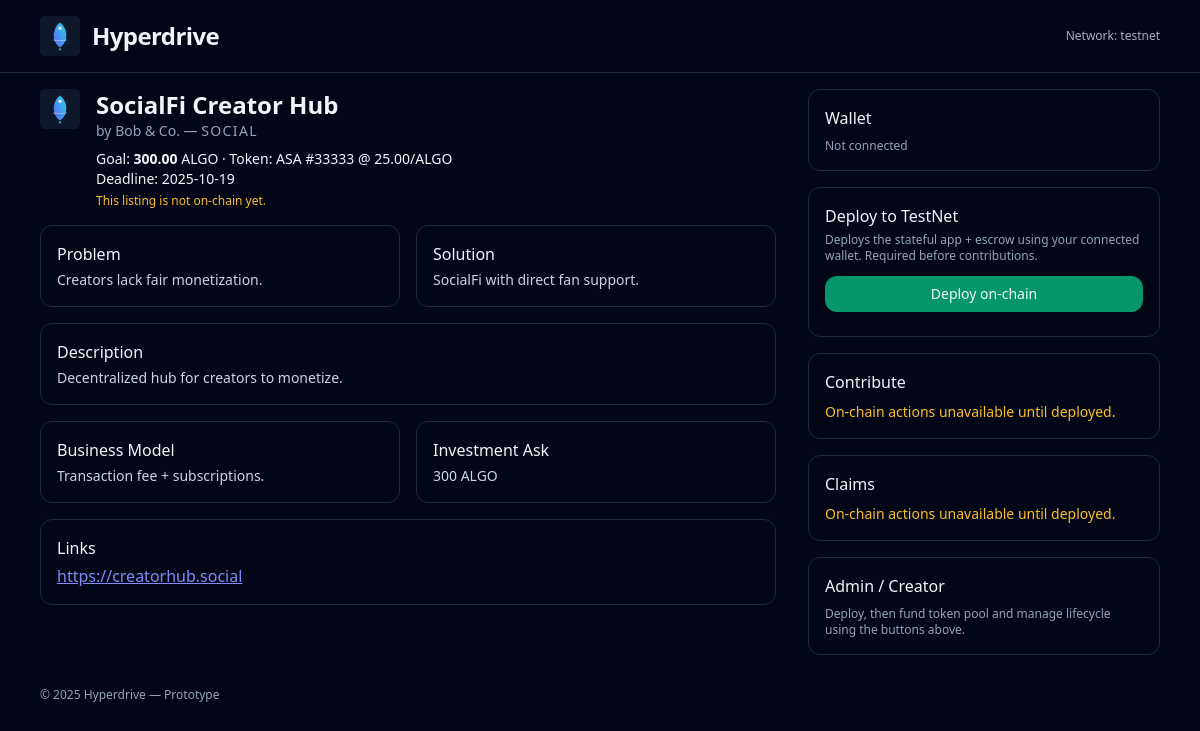
/projects/3, run on the app's committed database.
### backend/models.py (models this page shows)
class Project(Base):
    __tablename__ = "projects"
    id = Column(Integer, primary_key=True, index=True)
    name = Column(String(200), nullable=False)
    creator = Column(String(200), nullable=False)
    category = Column(String(50), nullable=False)
    goal_microalgos = Column(Integer, nullable=False)
    token_asset_id = Column(Integer, nullable=False)
    token_rate_per_algo = Column(Float, nullable=False)  # tokens per ALGO
    token_pool = Column(Integer, nullable=False)
    description = Column(Text, default="")
    problem = Column(Text, default="")
    solution = Column(Text, default="")
    business_model = Column(Text, default="")
    investment_ask = Column(Text, default="")
    incentive_pool = Column(Text, default="")
    contact_email = Column(String(200), default="")
    project_link = Column(String(500), default="")
    created_at = Column(DateTime, default=datetime.utcnow)
    deadline_at = Column(DateTime, nullable=False)
    app_id = Column(Integer, nullable=True)
    escrow_address = Column(String(100), nullable=True)

### backend/app.py (the view)
@app.get("/projects/{project_id}", response_class=HTMLResponse)
def project_detail(project_id: int, request: Request, db: Session = Depends(get_db)):
    project = db.get(Project, project_id)
    if not project:
        raise HTTPException(status_code=404, detail="Project not found")
    return templates.TemplateResponse(
        "project_detail.html",
        {"request": request, "p": project, "network": get_network_hint()},
    )

### backend/templates/project_detail.html (shortened to what this page needs)
{% extends "base.html" %}
{% block content %}
<div class="grid md:grid-cols-3 gap-8">
  <div class="md:col-span-2 space-y-4">
    <div class="flex items-start gap-4">
      <img src="/static/logo.svg" class="h-10 w-10" />
      <div>
        <div class="text-2xl font-semibold">{{ p.name }}</div>
        <div class="text-slate-400 text-sm">by {{ p.creator }} — <span class="uppercase tracking-widest">{{ p.category }}</span></div>
        <div class="text-sm mt-2">
          Goal: <b>{{ '%.2f' % (p.goal_microalgos / 1_000_000) }}</b> ALGO · Token: ASA #{{ p.token_asset_id }} @ {{ '%.2f' % p.token_rate_per_algo }}/ALGO
        </div>
        <div class="text-sm">Deadline: {{ p.deadline_at.date() }}</div>
        {% if p.app_id %}
          <div class="text-xs text-slate-400 mt-1">App ID: {{ p.app_id }} · Escrow: {{ p.escrow_address }}</div>
        {% else %}
          <div class="text-xs text-amber-400 mt-1">This listing is not on-chain yet.</div>
        {% endif %}
      </div>
    </div>
    <div class="grid md:grid-cols-2 gap-4">
      <div class="p-4 rounded-xl border border-slate-800">
        <div class="font-medium mb-1">Problem</div>
        <div class="text-sm text-slate-300 whitespace-pre-wrap">{{ p.problem }}</div>
      </div>
      <div class="p-4 rounded-xl border border-slate-800">
        <div class="font-medium mb-1">Solution</div>
        <div class="text-sm text-slate-300 whitespace-pre-wrap">{{ p.solution }}</div>
      </div>
      <div class="p-4 rounded-xl border border-slate-800 md:col-span-2">
        <div class="font-medium mb-1">Description</div>
        <div class="text-sm text-slate-300 whitespace-pre-wrap">{{ p.description }}</div>
      </div>
      <div class="p-4 rounded-xl border border-slate-800">
        <div class="font-medium mb-1">Business Model</div>
        <div class="text-sm text-slate-300 whitespace-pre-wrap">{{ p.business_model }}</div>
      </div>
      <div class="p-4 rounded-xl border border-slate-800">
        <div class="font-medium mb-1">Investment Ask</div>
        <div class="text-sm text-slate-300 whitespace-pre-wrap">{{ p.investment_ask }}</div>
      </div>
      <div class="p-4 rounded-xl border border-slate-800 md:col-span-2">
        <div class="font-medium mb-1">Links</div>
        <a class="text-indigo-400 underline" target="_blank" href="{{ p.project_link }}">{{ p.project_link }}</a>
      </div>
    </div>
  </div>
  <div class="space-y-4">
    <div class="p-4 rounded-xl border border-slate-800">
      <div class="font-medium mb-2">Wallet</div>
      <div id="connected-address" class="mt-2 text-xs text-slate-400">Not connected</div>
    </div>
    {% if not p.app_id %}
    <div class="p-4 rounded-xl border border-slate-800">
      <div class="font-medium mb-1">Deploy to TestNet</div>
      <p class="text-xs text-slate-400 mb-3">
        Deploys the stateful app + escrow using your connected wallet. Required before contributions.
      </p>
      <button id="btn-deploy" class="w-full px-3 py-2 rounded-xl bg-emerald-600 hover:bg-emerald-500 text-sm">
        Deploy on‑chain
      </button>
    </div>
    {% endif %}
    <div class="p-4 rounded-xl border border-slate-800">
      <div class="font-medium mb-2">Contribute</div>
      {% if p.app_id %}
      <div class="space-y-2">
        <label class="text-sm">Amount (ALGO)</label>
        <input id="contrib-amt" type="number" step="0.01" class="w-full mt-1 rounded-xl bg-slate-900 border border-slate-700 p-2" />
        <button id="btn-contribute" class="w-full mt-2 px-3 py-2 rounded-xl bg-indigo-600 hover:bg-indigo-500 text-sm">Contribute</button>
      </div>
      {% else %}
      <div class="text-sm text-amber-400">On-chain actions unavailable until deployed.</div>
      {% endif %}
    </div>
    <div class="p-4 rounded-xl border border-slate-800">
      <div class="font-medium mb-2">Claims</div>
      {% if p.app_id %}
      <button id="btn-claim-tokens" class="w-full px-3 py-2 rounded-xl bg-slate-800 hover:bg-slate-700 text-sm">Claim Tokens</button>
      <button id="btn-refund" class="w-full mt-2 px-3 py-2 rounded-xl bg-slate-800 hover:bg-slate-700 text-sm">Claim Refund</button>
      {% else %}
      <div class="text-sm text-amber-400">On-chain actions unavailable until deployed.</div>
      {% endif %}
    </div>
    <div class="p-4 rounded-xl border border-slate-800">
      <div class="font-medium mb-2">Admin / Creator</div>
      <p class="text-xs text-slate-400">Deploy, then fund token pool and manage lifecycle using the buttons above.</p>
    </div>
  </div>
</div>
{% endblock %}

### data on the page
Project: name "SocialFi Creator Hub", creator "Bob & Co.", category "SOCIAL", p.goal_microalgos/1_000_000 "300.00", token_asset_id "33333", token_rate_per_algo "25.00", deadline_at "2025-10-19", problem "Creators lack fair monetization.", solution "SocialFi with direct fan support.", description "Decentralized hub for creators to monetize.", business_model "Transaction fee + subscriptions.", investment_ask "300 ALGO", project_link "https://creatorhub.social"

### other printed values
{{ network }} "testnet"
